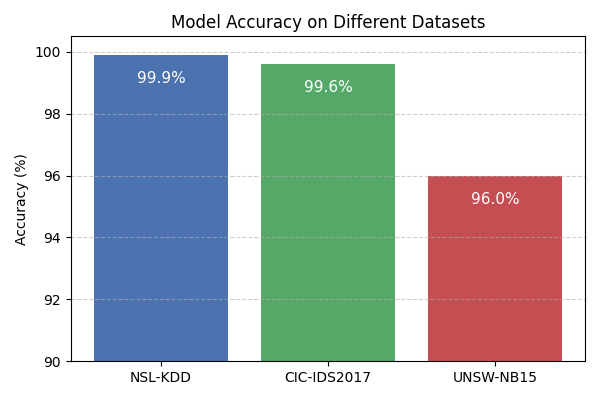

Recreate this plot in Python.
import matplotlib.pyplot as plt

datasets = ['NSL-KDD', 'CIC-IDS2017', 'UNSW-NB15']
accuracies = [99.9, 99.6, 96.0]

plt.figure(figsize=(6, 4))
bars = plt.bar(datasets, accuracies, color=['#4C72B0', '#55A868', '#C44E52'])
plt.ylim(90, 100.5)
plt.ylabel('Accuracy (%)')
plt.title('Model Accuracy on Different Datasets')
plt.grid(axis='y', linestyle='--', alpha=0.6)

for bar, acc in zip(bars, accuracies):
    plt.text(bar.get_x() + bar.get_width() / 2, bar.get_height() - 1, f'{acc:.1f}%', 
             ha='center', va='bottom', color='white', fontsize=11)

plt.tight_layout()
plt.savefig('accuracy_comparison.png')
plt.show()
